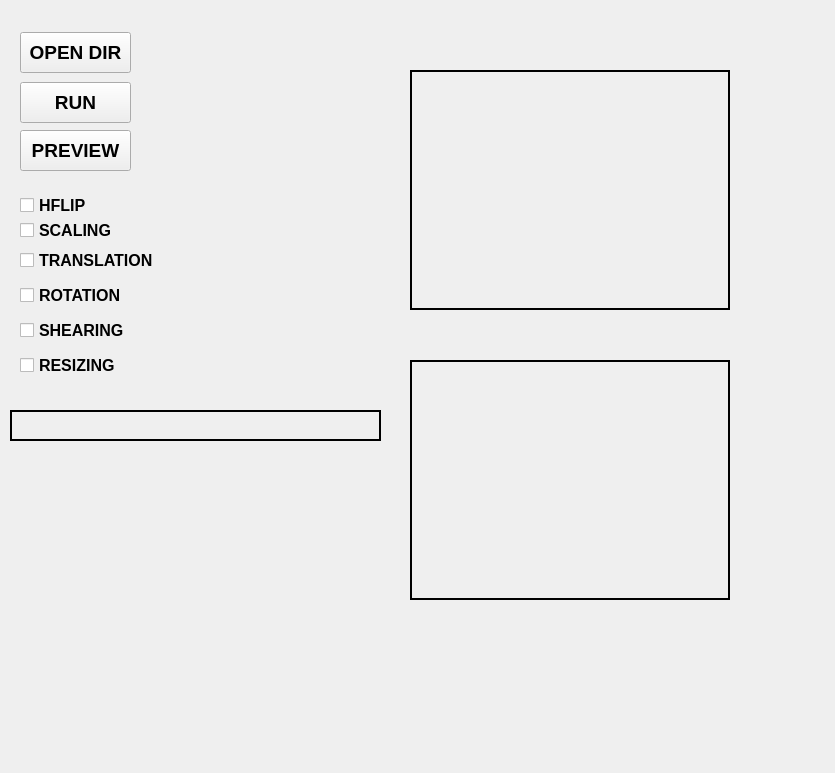
<?xml version="1.0" encoding="UTF-8"?>
<ui version="4.0">
 <class>Form</class>
 <widget class="QWidget" name="Form">
  <property name="geometry">
   <rect>
    <x>0</x>
    <y>0</y>
    <width>835</width>
    <height>773</height>
   </rect>
  </property>
  <property name="windowTitle">
   <string>Form</string>
  </property>
  <widget class="QPushButton" name="btn_opendir">
   <property name="geometry">
    <rect>
     <x>20</x>
     <y>32</y>
     <width>111</width>
     <height>41</height>
    </rect>
   </property>
   <property name="font">
    <font>
     <pointsize>14</pointsize>
     <weight>75</weight>
     <bold>true</bold>
    </font>
   </property>
   <property name="text">
    <string>OPEN DIR</string>
   </property>
  </widget>
  <widget class="QPushButton" name="btn_run">
   <property name="geometry">
    <rect>
     <x>20</x>
     <y>82</y>
     <width>111</width>
     <height>41</height>
    </rect>
   </property>
   <property name="font">
    <font>
     <pointsize>14</pointsize>
     <weight>75</weight>
     <bold>true</bold>
    </font>
   </property>
   <property name="text">
    <string>RUN</string>
   </property>
  </widget>
  <widget class="QPushButton" name="btn_preview">
   <property name="geometry">
    <rect>
     <x>20</x>
     <y>130</y>
     <width>111</width>
     <height>41</height>
    </rect>
   </property>
   <property name="font">
    <font>
     <pointsize>14</pointsize>
     <weight>75</weight>
     <bold>true</bold>
    </font>
   </property>
   <property name="text">
    <string>PREVIEW</string>
   </property>
  </widget>
  <widget class="QLabel" name="lbl_org">
   <property name="geometry">
    <rect>
     <x>410</x>
     <y>70</y>
     <width>320</width>
     <height>240</height>
    </rect>
   </property>
   <property name="frameShape">
    <enum>QFrame::WinPanel</enum>
   </property>
   <property name="text">
    <string/>
   </property>
   <property name="scaledContents">
    <bool>false</bool>
   </property>
  </widget>
  <widget class="QLabel" name="lbl_result">
   <property name="geometry">
    <rect>
     <x>410</x>
     <y>360</y>
     <width>320</width>
     <height>240</height>
    </rect>
   </property>
   <property name="frameShape">
    <enum>QFrame::WinPanel</enum>
   </property>
   <property name="text">
    <string/>
   </property>
   <property name="scaledContents">
    <bool>false</bool>
   </property>
  </widget>
  <widget class="QCheckBox" name="cb_hflip">
   <property name="geometry">
    <rect>
     <x>20</x>
     <y>190</y>
     <width>141</width>
     <height>31</height>
    </rect>
   </property>
   <property name="font">
    <font>
     <pointsize>12</pointsize>
     <weight>75</weight>
     <bold>true</bold>
    </font>
   </property>
   <property name="text">
    <string>HFLIP</string>
   </property>
  </widget>
  <widget class="QCheckBox" name="cb_trans">
   <property name="geometry">
    <rect>
     <x>20</x>
     <y>250</y>
     <width>141</width>
     <height>21</height>
    </rect>
   </property>
   <property name="font">
    <font>
     <pointsize>12</pointsize>
     <weight>75</weight>
     <bold>true</bold>
    </font>
   </property>
   <property name="text">
    <string>TRANSLATION</string>
   </property>
  </widget>
  <widget class="QCheckBox" name="cb_rotation">
   <property name="geometry">
    <rect>
     <x>20</x>
     <y>280</y>
     <width>141</width>
     <height>31</height>
    </rect>
   </property>
   <property name="font">
    <font>
     <pointsize>12</pointsize>
     <weight>75</weight>
     <bold>true</bold>
    </font>
   </property>
   <property name="text">
    <string>ROTATION</string>
   </property>
  </widget>
  <widget class="QCheckBox" name="cb_shearing">
   <property name="geometry">
    <rect>
     <x>20</x>
     <y>350</y>
     <width>141</width>
     <height>31</height>
    </rect>
   </property>
   <property name="font">
    <font>
     <pointsize>12</pointsize>
     <weight>75</weight>
     <bold>true</bold>
    </font>
   </property>
   <property name="text">
    <string>RESIZING</string>
   </property>
  </widget>
  <widget class="QCheckBox" name="cb_resizing">
   <property name="geometry">
    <rect>
     <x>20</x>
     <y>320</y>
     <width>141</width>
     <height>21</height>
    </rect>
   </property>
   <property name="font">
    <font>
     <pointsize>12</pointsize>
     <weight>75</weight>
     <bold>true</bold>
    </font>
   </property>
   <property name="text">
    <string>SHEARING</string>
   </property>
  </widget>
  <widget class="QLabel" name="lbl_debug">
   <property name="geometry">
    <rect>
     <x>10</x>
     <y>410</y>
     <width>371</width>
     <height>31</height>
    </rect>
   </property>
   <property name="frameShape">
    <enum>QFrame::WinPanel</enum>
   </property>
   <property name="text">
    <string/>
   </property>
  </widget>
  <widget class="QCheckBox" name="cb_scaling">
   <property name="geometry">
    <rect>
     <x>20</x>
     <y>220</y>
     <width>141</width>
     <height>21</height>
    </rect>
   </property>
   <property name="font">
    <font>
     <pointsize>12</pointsize>
     <weight>75</weight>
     <bold>true</bold>
    </font>
   </property>
   <property name="text">
    <string>SCALING</string>
   </property>
  </widget>
 </widget>
 <resources/>
 <connections/>
</ui>
